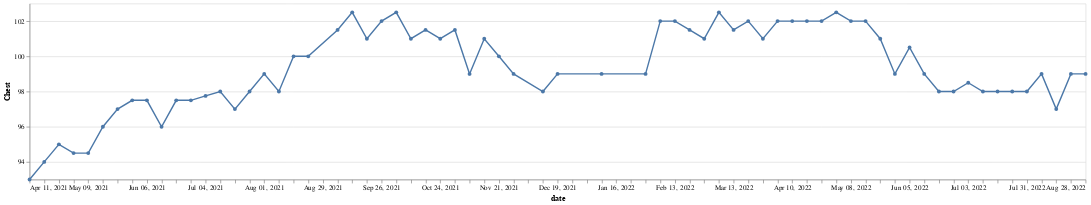

Notebook code cell kept with this figure:
### Code cell
# Chest

chart = make_chart_with_tool_tip(11)

chart

### Figure 1 — Vega-Lite specification as saved in the notebook (floating-point values rounded to 4 significant figures)
{"$schema": "https://vega.github.io/schema/vega-lite/v4.17.0.json", "config": {"view": {"continuousHeight": 300, "continuousWidth": 400}}, "data": {"name": "data-f76dda09ea2999ff4ead6bd27f59d557"}, "datasets": {"data-f76dda09ea2999ff4ead6bd27f59d557": [{"Chest": 93, "date": "2021-04-11T00:00:00"}, {"Chest": 94, "date": "2021-04-18T00:00:00"}, {"Chest": 95, "date": "2021-04-25T00:00:00"}, {"Chest": 94.5, "date": "2021-05-02T00:00:00"}, {"Chest": 94.5, "date": "2021-05-09T00:00:00"}, {"Chest": 96, "date": "2021-05-16T00:00:00"}, {"Chest": 97, "date": "2021-05-23T00:00:00"}, {"Chest": 97.5, "date": "2021-05-30T00:00:00"}, {"Chest": 97.5, "date": "2021-06-06T00:00:00"}, {"Chest": 96, "date": "2021-06-13T00:00:00"}, {"Chest": 97.5, "date": "2021-06-20T00:00:00"}, {"Chest": 97.5, "date": "2021-06-27T00:00:00"}, {"Chest": null, "date": "2021-07-04T00:00:00"}, {"Chest": 98, "date": "2021-07-11T00:00:00"}, {"Chest": 97, "date": "2021-07-18T00:00:00"}, {"Chest": 98, "date": "2021-07-25T00:00:00"}, {"Chest": 99, "date": "2021-08-01T00:00:00"}, {"Chest": 98, "date": "2021-08-08T00:00:00"}, {"Chest": 100, "date": "2021-08-15T00:00:00"}, {"Chest": 100, "date": "2021-08-22T00:00:00"}, {"Chest": 101.5, "date": "2021-09-05T00:00:00"}, {"Chest": 102.5, "date": "2021-09-12T00:00:00"}, {"Chest": 101, "date": "2021-09-19T00:00:00"}, {"Chest": 102, "date": "2021-09-26T00:00:00"}, {"Chest": 102.5, "date": "2021-10-03T00:00:00"}, {"Chest": 101, "date": "2021-10-10T00:00:00"}, {"Chest": 101.5, "date": "2021-10-17T00:00:00"}, {"Chest": 101, "date": "2021-10-24T00:00:00"}, {"Chest": 101.5, "date": "2021-10-31T00:00:00"}, {"Chest": 99, "date": "2021-11-07T00:00:00"}, {"Chest": 101, "date": "2021-11-14T00:00:00"}, {"Chest": 100, "date": "2021-11-21T00:00:00"}, {"Chest": 99, "date": "2021-11-28T00:00:00"}, {"Chest": 98, "date": "2021-12-12T00:00:00"}, {"Chest": 99, "date": "2021-12-19T00:00:00"}, {"Chest": 99, "date": "2022-01-09T00:00:00"}, {"Chest": 99, "date": "2022-01-30T00:00:00"}, {"Chest": 102, "date": "2022-02-06T00:00:00"}, {"Chest": 102, "date": "2022-02-13T00:00:00"}, {"Chest": 101.5, "date": "2022-02-20T00:00:00"}, {"Chest": 101, "date": "2022-02-27T00:00:00"}, {"Chest": 102.5, "date": "2022-03-06T00:00:00"}, {"Chest": 101.5, "date": "2022-03-13T00:00:00"}, {"Chest": 102, "date": "2022-03-20T00:00:00"}, {"Chest": 101, "date": "2022-03-27T00:00:00"}, {"Chest": 102, "date": "2022-04-03T00:00:00"}, {"Chest": 102, "date": "2022-04-10T00:00:00"}, {"Chest": null, "date": "2022-04-17T00:00:00"}, {"Chest": 102, "date": "2022-04-24T00:00:00"}, {"Chest": 102.5, "date": "2022-05-01T00:00:00"}, {"Chest": 102, "date": "2022-05-08T00:00:00"}, {"Chest": 102, "date": "2022-05-15T00:00:00"}, {"Chest": 101, "date": "2022-05-22T00:00:00"}, {"Chest": 99, "date": "2022-05-29T00:00:00"}, {"Chest": 100.5, "date": "2022-06-05T00:00:00"}, {"Chest": 99, "date": "2022-06-12T00:00:00"}, {"Chest": 98, "date": "2022-06-19T00:00:00"}, {"Chest": 98, "date": "2022-06-26T00:00:00"}, {"Chest": 98.5, "date": "2022-07-03T00:00:00"}, {"Chest": 98, "date": "2022-07-10T00:00:00"}, {"Chest": 98, "date": "2022-07-17T00:00:00"}, {"Chest": 98, "date": "2022-07-24T00:00:00"}, {"Chest": 98, "date": "2022-07-31T00:00:00"}, {"Chest": 99, "date": "2022-08-07T00:00:00"}, {"Chest": 97, "date": "2022-08-14T00:00:00"}, {"Chest": 99, "date": "2022-08-21T00:00:00"}, {"Chest": 99, "date": "2022-08-28T00:00:00"}]}, "encoding": {"tooltip": [{"field": "date", "type": "temporal"}, {"field": "Chest", "type": "quantitative"}], "x": {"axis": {"grid": false}, "field": "date", "sort": "-x", "timeUnit": "yearmonthdate", "title": "date", "type": "temporal"}, "y": {"field": "Chest", "impute": {"frame": [-1, 1], "method": "mean"}, "scale": {"zero": false}, "title": "Chest", "type": "quantitative"}}, "height": 250, "mark": {"point": true, "type": "line"}, "width": 1500}
